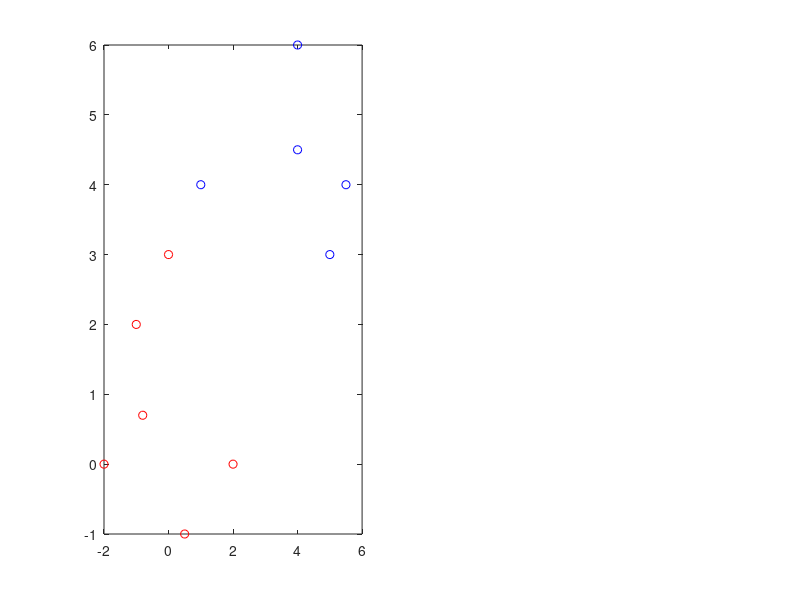

Recreate this plot in MATLAB. (Note: this script raises an error after producing the figure.)
%the data points and their labels, and save the axis values for different
%groups which will be used for plotting
y    = [-1,-1,-1,-1,-1,-1,1,1,1,1,1];
data = [-1,2;-0.8,0.7;0.5,-1;-2,0;2,0;0,3;1,4;4,6;5,3;4,4.5;5.5,4.0];
data_t = data';
Ax     = data_t(1,:);
Ay     = data_t(2,:);
group1_x = [];
group1_y = [];
group2_x = [];
group2_y = [];

for i = 1:length(y)
    if y(i) == -1
        group1_x = [group1_x,Ax(i)];
        group1_y = [group1_y,Ay(i)];
    else
        group2_x = [group2_x,Ax(i)];
        group2_y = [group2_y,Ay(i)];
    end
end

%plotting for T2
subplot(1,2,1);
plot(group1_x,group1_y,'ro');
hold on
plot(group2_x,group2_y,'bo');
hold on
[h,b] =svm(data',y);
xx=-2:6;
yy=(b-h(1)*xx)/h(2);
plot(xx,yy,'-');
hold on
yy=(1+b-h(1)*xx)/h(2);
plot(xx,yy,'--');
hold on
yy=(-1+b-h(1)*xx)/h(2);
plot(xx,yy,'--');

%T4 data, and classify 250 random points, choose the first 11 points for
%plotting for T4 
data2     = zeros(3,11);
data2(1,:)= data_t(1,:);
data2(2,:)= data_t(2,:);
data2(3,:)= sum(data_t.*data_t,1);
[h2,b2] = svm(data2,y);

test_data = zeros(3,250);
test_data(1,:)= 8*rand(1,250)-2;
test_data(2,:)= 8*rand(1,250)-2;
test_data(3,:)= sum(test_data.*test_data,1);

labels = zeros(1,250);
for i  = 1:250
    if h2'*test_data(:,i)>=b2
        labels(i)=1;
    else
        labels(i)=-1;
    end
end

Ax2     = test_data(1,1:11);
Ay2     = test_data(2,1:11);
newgroup1_x = [];
newgroup1_y = [];
newgroup2_x = [];
newgroup2_y = [];


for i = 1:11
    if labels(i) == -1
        newgroup1_x = [newgroup1_x,Ax2(i)];
        newgroup1_y = [newgroup1_y,Ay2(i)];
    else
        newgroup2_x = [newgroup2_x,Ax2(i)];
        newgroup2_y = [newgroup2_y,Ay2(i)];
    end
end
%plotting for T4
hold off
subplot(1,2,2);
plot(newgroup1_x,newgroup1_y,'ro');
hold on
plot(newgroup2_x,newgroup2_y,'bo');

%for part B, initialize the data set and labels, read image and assemble
%them into vector
image_data = zeros(4096,60);
image_lables = zeros(1,60);
for i =1:30
    I = imread(['Tony_Blair_00' num2str(i,'%02d') '.pgm']);
    I0= im2double(I);
    vector = I0(:);
    image_data(:,i)=vector;
    image_lables(i)=1;
end
for j =1:30
    I = imread(['George_W_Bush_00' num2str(j,'%02d') '.pgm']);
    I0= im2double(I);
    vector = I0(:);
    image_data(:,j+30)=vector;
    image_lables(j+30)=-1;
end

%training the svm and use the result to make classification also print the result 
[W,b3]=svm(image_data,image_lables);
for i =81:90
    I = imread(['Tony_Blair_00' num2str(i,'%02d') '.pgm']);
    I0= im2double(I);
    vector = I0(:);
    if W'*vector>=b3
        fprintf('image number %d is correctly classified\n',i);
    else
        fprintf('image number %d is misclassified\n',i);
    end
end


    
%function for svm
function [w,beta] = svm(training_points, training_labels)
    [d,m] = size(training_points);
    H     = eye(d+1);
    H(1,1)= 0;
    b     = -ones(m,1);
    y     = -diag(training_labels);
    z     = [-ones(m,1) training_points'];
    A     = y*z;
    [x,fval,exitflag]    = quadprog(H,[],A,b);
    if exitflag == 1
        w=x(2:end);
        beta=x(1);
    else
        disp('Data is not linearly separable');
        w    = [];
        beta = 0;
    end
end
